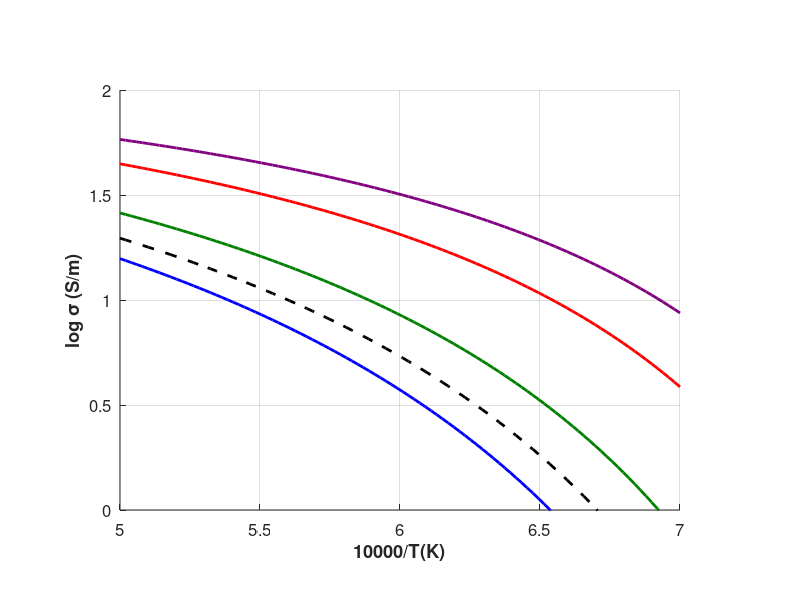

MATLAB code to generate this figure: (Note: this script raises an error after producing the figure.)
function plot_hydrous_basalt_conductivity()
    % Reproduce Figure 5(b) from Ni et al. (2011)
    % Electrical conductivity of hydrous basaltic melts at 2 GPa
    
    % Define the VFT equation from the paper
    % logσ = 2.172 - (860.82 - 204.46*w^0.5)/(T - 1146.8)
    
    % Create inverse temperature axis first (main x-axis)
    invT_plot = linspace(5, 7, 100);  % 10000/T range
    T_plot = 10000 ./ invT_plot;      % Convert back to temperature in K
    
    % Water contents (wt%) from the figure legend
    water_contents = [0.02, 1.1, 4.1, 6.3, 0.3];
    labels = {'0.02 wt% H₂O', '1.1 wt% H₂O', '4.1 wt% H₂O', '6.3 wt% H₂O', '0.3 wt% H₂O + 0.5 wt% CO₂'};
    
    % Colors and line styles
    colors = [0 0 1; 0 0.5 0; 1 0 0; 0.5 0 0.5; 0 0 0]; % RGB colors
    line_styles = {'-', '-', '-', '-', '--'};
    line_widths = [2, 2, 2, 2, 2];
    
    % Create figure
    figure('Position', [100, 100, 900, 700]);
    
    % Main axes for conductivity curves
    axes('Position', [0.15, 0.15, 0.7, 0.7]);
    hold on;
    grid on;
    
    % Create cell array to store plot handles for legend
    plot_handles = cell(1, length(water_contents));
       
    % Plot the model prediction curves
    for i = 1:length(water_contents)
        w = water_contents(i);
        conductivity = calculate_conductivity(T_plot, w);
        
        % Plot the predicted curve and store handle
        plot_handles{i} = plot(invT_plot, log10(conductivity), ...
             'Color', colors(i,:), ...
             'LineStyle', line_styles{i}, ...
             'LineWidth', line_widths(i), ...
             'DisplayName', labels{i});
    end
    
    % Set plot properties to match the original figure
    xlabel('10000/T(K)', 'FontSize', 14, 'FontWeight', 'bold');
    ylabel('log \sigma (S/m)', 'FontSize', 14, 'FontWeight', 'bold');
    
    % Set axis limits to match the original figure
    xlim([5, 7]);
    ylim([0, 2]);
    
    % Set ticks
    set(gca, 'XTick', 5:0.5:7, 'YTick', 0:0.5:2, 'FontSize', 12);
    
    % Add temperature scale on top
    ax1 = gca;
    
    % Create top axis for temperature in °C
    ax2 = axes('Position', ax1.Position, ...
               'XAxisLocation', 'top', ...
               'YAxisLocation', 'right', ...
               'Color', 'none', ...
               'XColor', 'k', 'YColor', 'none');
    
    % Link the x-limits of both axes
    linkaxes([ax1, ax2], 'x');
    
    % Set temperature ticks in °C (correct order: high temp on left, low temp on right)
    temp_ticks_C = [1600, 1500, 1400, 1300, 1200];  % Correct order for inverse temperature
    temp_ticks_K = temp_ticks_C + 273.15;
    invT_ticks_top = 10000 ./ temp_ticks_K;
    
    set(ax2, 'XLim', [5, 7], ...
             'XTick', invT_ticks_top, ...
             'XTickLabel', arrayfun(@(x) sprintf('%d', x), temp_ticks_C, 'UniformOutput', false), ...
             'FontSize', 12);
    xlabel(ax2, 'Temperature (°C)', 'FontSize', 12, 'FontWeight', 'bold');
    
    % Add title
    title('Hydrous Basaltic Melts (2 GPa)', 'FontSize', 14, 'FontWeight', 'bold');
       
    % Create legend using the plot handles
    legend([plot_handles{:}], labels, ...
           'Location', 'northeast', ...
           'FontSize', 11, ...
           'Box', 'on');
    fprintf('Figure reproduced based on Ni et al. (2011) Contrib Mineral Petrol 162:637-650\n');
    fprintf('Curves: Model predictions using VFT equation\n');
end

function sigma = calculate_conductivity(T, w)
    % Calculate electrical conductivity using VFT equation
    % logσ = 2.172 - (860.82 - 204.46*w^0.5)/(T - 1146.8)
    % where:
    % T = temperature in K
    % w = H2O content in wt%
    % sigma = electrical conductivity in S/m
    
    log_sigma = 2.172 - (860.82 - 204.46 * sqrt(w)) ./ (T - 1146.8);
    sigma = 10.^log_sigma;
end